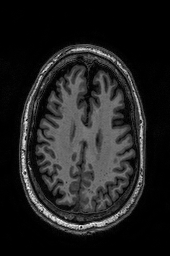
#> input picture Datos/train/AD/AD002_S_0816a076.png, 170 x 256 px, given in place of CN002_S_1280a102.png, which was not available
$ python 'lectura y subida.py'
#> lines starting #> are read from the running program, lines starting #| are printed output that depends on the picture; pictures that were not available may be replaced by others from this repository, and a replacement may not be noted
### VER. PROBLEMA 2. Imágenes parkinson/main.py
import numpy as np
from tqdm import tqdm
from os.path import join
from os import listdir
import cv2

def img2data(path, width=100):

    rawImgs = []   #### una lista con el array que representa cada imágen
    labels = [] ### el label de cada imágen

    list_labels = [path+f for f in listdir(path)] ### crea una lista de los archivos en la ruta (Normal /Parkinson)

    for imagePath in (list_labels): ### recorre cada carpeta de la ruta ingresada

        files_list=listdir(imagePath)
        for item in tqdm(files_list): ### le pone contador a la lista: tqdm
            file = join(imagePath, item) ## crea ruta del archivo
            if file[-1] =='g': ### verificar que se imágen extensión jpg o jpeg o png
                img = cv2.imread(file) ### cargar archivo
                img = cv2.cvtColor(img , cv2.COLOR_BGR2RGB) ### invierte el orden de los colores en el array para usar el más estándar RGB
                img = cv2.resize(img ,(width,width)) ### cambia resolución de imágnenes
                rawImgs.append(img) ###adiciona imágen al array final
                l = imagePath.split('/')[7] ### identificar en qué carpeta está
                if l == 'Normal':  ### verificar en qué carpeta está para asignar el label
                    labels.append([0])
                elif l == 'Parkinson':
                    labels.append([1])
    return rawImgs, labels

### VER. PROBLEMA 2. Imágenes parkinson/lectura y subida.py
import numpy as np
from matplotlib import pyplot as plt
from tqdm import tqdm
from os.path import join
from os import listdir
import cv2
import main as fn
import joblib

imgN=cv2.imread('C:/Users/personal/Documents/tutorial/proyecto/Test/Normal/CN002_S_1280a102.png')
#> imgN is the input picture: shape (256, 170, 3); min 0, max 255, mean 32.3
imgP=cv2.imread('C:/Users/personal/Documents/tutorial/proyecto/Test/Parkinson/CI127_S_0397a107.png')
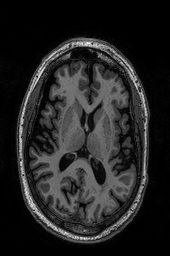
#> input picture Datos/train/AD/AD002_S_0816a097.png, 170 x 256 px, given in place of CI127_S_0397a107.png, which was not available
#> imgP is the input picture: shape (256, 170, 3); min 0, max 255, mean 35.4

plt.imshow(imgN)
plt.title('normal')
plt.show()

plt.imshow(imgP)
plt.title('parkinson')
plt.show()

print (imgN.shape)
#| (256, 170, 3)
print (imgP.shape)
#| (256, 170, 3)

print (imgN.max())
#| 255
print (imgP.min())
#| 0


print (imgN)# representacion cvectorial
#> (printed output is left out)
print (np.prod(imgN.shape))
#| 130560
print (np.prod(imgP.shape))
#| 130560


imgN = cv2.resize(imgN,(100,100))
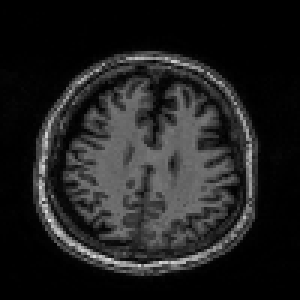
#> imgN: shape (100, 100, 3) (shown 3 times larger); min 0, max 230, mean 32.2
plt.imshow(imgN)
plt.title('Normal pixelada')
plt.show()

width = 100 #tamaño para reescalar imágen
num_classes = 2 #clases variable respuesta
trainpath = 'C:/Users/personal/Documents/tutorial/proyecto/Train/'
testpath = 'C:/Users/personal/Documents/tutorial/proyecto/Test/'

x_test, y_test = fn.img2data(testpath) #Run in test
#> x_test = 1 item; y_test = []
x_train, y_train = fn.img2data(trainpath) #Run in train
#> pass 2 of the loop in img2data, `for imagePath in (list_labels):`:
#> files_list = ['CN002_S_0413a101.png']
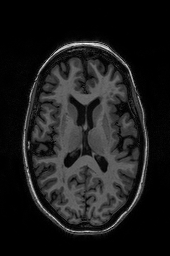
#> input picture Datos/train/CN/CN002_S_0413a101.png, 170 x 256 px, found by its file name
#> in img2data, img is the input picture: shape (256, 170, 3); min 0, max 255, mean 27.3
#> in img2data (call 2), `img = cv2.resize(img ,(width,width))`:
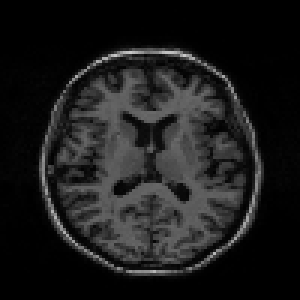
#> img: shape (100, 100, 3) (shown 3 times larger); min 0, max 200, mean 27.3

x_train = np.array(x_train)
y_train = np.array(y_train)
x_test = np.array(x_test)
y_test = np.array(y_test)
#> y_test = empty array


print(x_train.shape)
#| (4, 100, 100, 3)
print(x_test.shape)
#| (1, 100, 100, 3)

print(y_train.shape)
#| (0,)
print(y_test.shape)
#| (0,)

joblib.dump(x_train, "x_train.pkl")
joblib.dump(y_train, "y_train.pkl")
joblib.dump(x_test, "x_test.pkl")
joblib.dump(y_test, "y_test.pkl")
